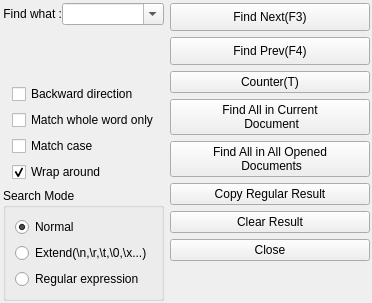
      <widget class="QWidget" name="tab_find">
       <attribute name="title">
        <string>find</string>
       </attribute>
       <layout class="QHBoxLayout" name="horizontalLayout_2" stretch="3,1">
        <property name="leftMargin">
         <number>3</number>
        </property>
        <property name="topMargin">
         <number>3</number>
        </property>
        <property name="rightMargin">
         <number>2</number>
        </property>
        <property name="bottomMargin">
         <number>2</number>
        </property>
        <item>
         <layout class="QVBoxLayout" name="verticalLayout_4">
          <item>
           <layout class="QHBoxLayout" name="horizontalLayout" stretch="1,4">
            <property name="spacing">
             <number>0</number>
            </property>
            <item>
             <widget class="QLabel" name="label">
              <property name="sizePolicy">
               <sizepolicy hsizetype="Minimum" vsizetype="Preferred">
                <horstretch>0</horstretch>
                <verstretch>0</verstretch>
               </sizepolicy>
              </property>
              <property name="text">
               <string>Find what :</string>
              </property>
              <property name="alignment">
               <set>Qt::AlignRight|Qt::AlignTrailing|Qt::AlignVCenter</set>
              </property>
             </widget>
            </item>
            <item>
             <widget class="QComboBox" name="findComboBox">
              <property name="editable">
               <bool>true</bool>
              </property>
              <property name="maxCount">
               <number>512</number>
              </property>
             </widget>
            </item>
           </layout>
          </item>
          <item>
           <spacer name="verticalSpacer_2">
            <property name="orientation">
             <enum>Qt::Vertical</enum>
            </property>
            <property name="sizeHint" stdset="0">
             <size>
              <width>20</width>
              <height>20</height>
             </size>
            </property>
           </spacer>
          </item>
          <item>
           <layout class="QVBoxLayout" name="verticalLayout_2">
            <property name="leftMargin">
             <number>9</number>
            </property>
            <property name="topMargin">
             <number>0</number>
            </property>
            <property name="rightMargin">
             <number>0</number>
            </property>
            <property name="bottomMargin">
             <number>0</number>
            </property>
            <item>
             <widget class="QCheckBox" name="findBackwardBox">
              <property name="text">
               <string>Backward direction</string>
              </property>
             </widget>
            </item>
            <item>
             <widget class="QCheckBox" name="findMatchWholeBox">
              <property name="text">
               <string>Match whole word only</string>
              </property>
             </widget>
            </item>
            <item>
             <widget class="QCheckBox" name="findMatchCaseBox">
              <property name="text">
               <string>Match case</string>
              </property>
             </widget>
            </item>
            <item>
             <widget class="QCheckBox" name="findWrapBox">
              <property name="text">
               <string>Wrap around</string>
              </property>
              <property name="checked">
               <bool>true</bool>
              </property>
             </widget>
            </item>
           </layout>
          </item>
          <item>
           <widget class="QGroupBox" name="groupBox">
            <property name="title">
             <string>Search Mode</string>
            </property>
            <layout class="QVBoxLayout" name="verticalLayout_3">
             <item>
              <widget class="QRadioButton" name="findModeNormalBt">
               <property name="text">
                <string>Normal</string>
               </property>
               <property name="checked">
                <bool>true</bool>
               </property>
              </widget>
             </item>
             <item>
              <widget class="QRadioButton" name="findModeExtendBt">
               <property name="text">
                <string>Extend(\n,\r,\t,\0,\x...)</string>
               </property>
              </widget>
             </item>
             <item>
              <widget class="QRadioButton" name="findModeRegularBt">
               <property name="text">
                <string>Regular expression</string>
               </property>
              </widget>
             </item>
            </layout>
           </widget>
          </item>
         </layout>
        </item>
        <item>
         <layout class="QVBoxLayout" name="verticalLayout">
          <item>
           <widget class="QPushButton" name="findTextNext">
            <property name="minimumSize">
             <size>
              <width>200</width>
              <height>28</height>
             </size>
            </property>
            <property name="text">
             <string>Find Next(F3)</string>
            </property>
            <property name="shortcut">
             <string>F3</string>
            </property>
           </widget>
          </item>
          <item>
           <widget class="QPushButton" name="findTextPrev">
            <property name="minimumSize">
             <size>
              <width>200</width>
              <height>28</height>
             </size>
            </property>
            <property name="text">
             <string>Find Prev(F4)</string>
            </property>
            <property name="shortcut">
             <string>F4</string>
            </property>
           </widget>
          </item>
          <item>
           <widget class="QPushButton" name="countBt">
            <property name="minimumSize">
             <size>
              <width>200</width>
              <height>0</height>
             </size>
            </property>
            <property name="text">
             <string>Counter(T)</string>
            </property>
            <property name="shortcut">
             <string>Ctrl+T</string>
            </property>
           </widget>
          </item>
          <item>
           <widget class="QPushButton" name="findAllinCourrent">
            <property name="minimumSize">
             <size>
              <width>200</width>
              <height>34</height>
             </size>
            </property>
            <property name="text">
             <string>Find All in Current 
 Document</string>
            </property>
           </widget>
          </item>
          <item>
           <widget class="QPushButton" name="findAllinAllOpen">
            <property name="minimumSize">
             <size>
              <width>200</width>
              <height>34</height>
             </size>
            </property>
            <property name="text">
             <string>Find All in All Opened 
 Documents</string>
            </property>
           </widget>
          </item>
          <item>
           <widget class="QPushButton" name="copyReResultBt">
            <property name="text">
             <string>Copy Regular Result</string>
            </property>
           </widget>
          </item>
          <item>
           <widget class="QPushButton" name="findClearBt">
            <property name="minimumSize">
             <size>
              <width>200</width>
              <height>0</height>
             </size>
            </property>
            <property name="text">
             <string>Clear Result</string>
            </property>
           </widget>
          </item>
          <item>
           <widget class="QPushButton" name="findCloseBt">
            <property name="minimumSize">
             <size>
              <width>200</width>
              <height>0</height>
             </size>
            </property>
            <property name="text">
             <string>Close</string>
            </property>
           </widget>
          </item>
          <item>
           <spacer name="verticalSpacer">
            <property name="orientation">
             <enum>Qt::Vertical</enum>
            </property>
            <property name="sizeHint" stdset="0">
             <size>
              <width>20</width>
              <height>40</height>
             </size>
            </property>
           </spacer>
          </item>
         </layout>
        </item>
       </layout>
      </widget>
